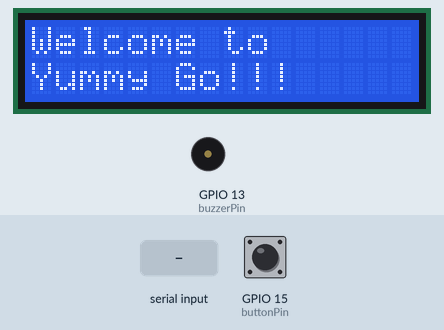
The sketch below on a simulated ESP32. Shown: 16×2 character LCD, buzzer (waves = sounding, pin HIGH). The test bench sets the inputs (shaded band); at power-on: GPIO 15 (buttonPin) HIGH. Nothing arrives over Bluetooth unless stated; what the sketch prints to the serial monitor is not drawn.

Above: at 1.2 s.
1.3 s: GPIO 15 (buttonPin) pulled LOW for 0.15 s
At 2.0 s:
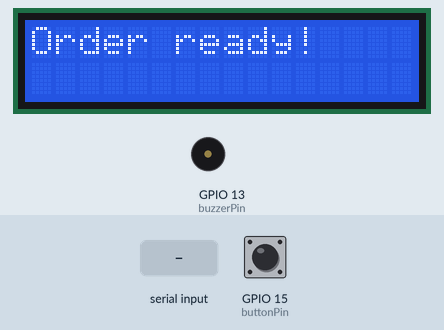
4.4 s: "1" received over the second serial link
At 6.7 s:
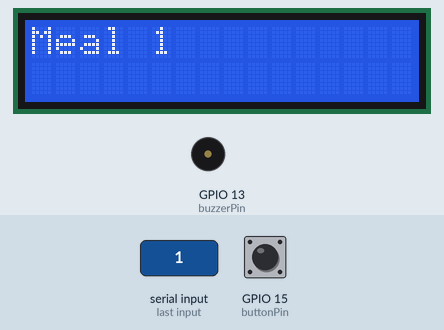
7.4 s: "4" received over the second serial link
At 8.8 s:
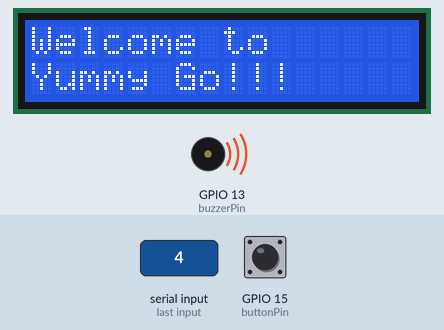
10.4 s: GPIO 15 (buttonPin) pulled LOW for 1 s
At 11.5 s:
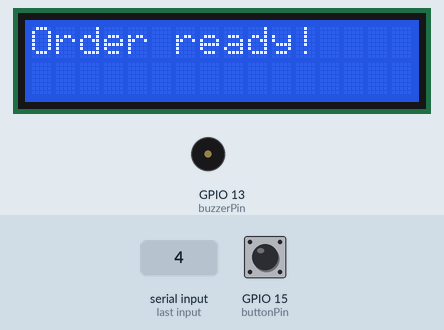
Timing chart, 0 to 13.4 s (numbered marks = the images above; inputs shaded):
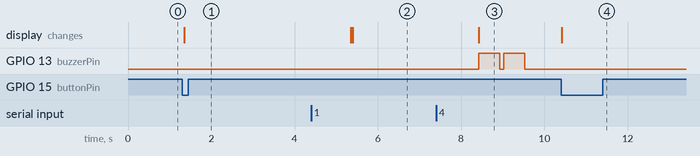

Measured:
- after the input at 1.3 s, the display: changes after 0.05 s (image 1)
- after the input at 4.4 s, the display: first differs from a run without the input after 0.99 s (image 2)
- after the input at 7.4 s, GPIO 13 (buzzerPin): alternates HIGH for 0.50 s and LOW for 0.10 s, starting after 1.0 s
- after the input at 10.4 s, the display: changes at once (image 4)

The sketch:

YummyGoCode.ino
```cpp
#include <BluetoothSerial.h>
#include <Wire.h>
#include <LiquidCrystal_I2C.h>

BluetoothSerial SerialBT;
LiquidCrystal_I2C lcd(0x27, 16, 2);

const int buzzerPin = 13;
const int buttonPin = 15;
bool buttonPressed = false;

void setup() {
  Serial.begin(115200);
  SerialBT.begin("YummyGoRestaurant");
  lcd.init();
  lcd.backlight();
  pinMode(buzzerPin, OUTPUT);
  pinMode(buttonPin, INPUT_PULLUP);
}

void loop() {

  lcd.setCursor(0, 0);
  lcd.print("Welcome to       ");
  lcd.setCursor(0, 1);
  lcd.print("Yummy Go!!!      ");


  if (SerialBT.available()) {
    char c = SerialBT.read();

    if (c == '1') {
      lcd.clear();
      lcd.setCursor(0, 0);
      lcd.print("Meal 1");
      delay(3000);
    }
    else if (c == '2') {
      lcd.clear();
      lcd.setCursor(0, 0);
      lcd.print("Meal 2");
      delay(3000);
    }
    else if (c == '3') {
      lcd.clear();
      lcd.setCursor(0, 0);
      lcd.print("Meal 3");
      delay(3000);
    }
    else if (c == '4') {

      for (int i = 0; i < 2; i++) {
        digitalWrite(buzzerPin, HIGH);
        delay(500);
        digitalWrite(buzzerPin, LOW);
        delay(100);
      }
    }
  }

  if (digitalRead(buttonPin) == LOW && !buttonPressed) {
    buttonPressed = true;
    SerialBT.println("5");
    Serial.println("Sent: 5");

    lcd.clear();
    lcd.setCursor(0, 0);
    lcd.print("Order ready!");
    delay(4000);

    lcd.clear();
  }

  if (digitalRead(buttonPin) == HIGH) {
    buttonPressed = false;
  }
}
```
